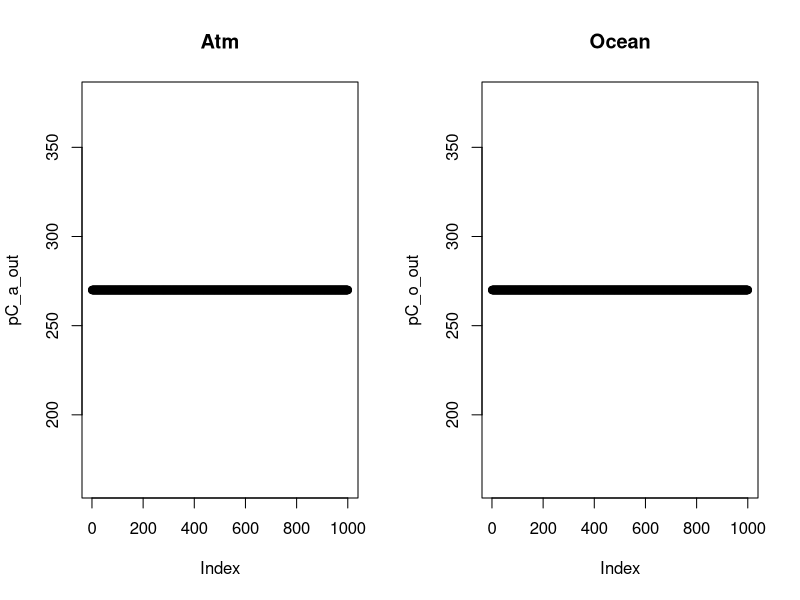

R code for this plot:
# 2-Box Model Atmosphere-Ocean

# Set parameters
lsim <- 1000 # length of simulation
# A_oc <- 3.6e+14
k_ex <- 60/270

buffer <- 100
gt2ppm <- 2.123   # conversion factor from GtC to ppmv

# 1000 GtC CO2 are emitted in year 100 into the atmosphere. 
# Plot the evolution of the atmospheric perturbation
# (in units of ppm) over the course of 1000 years.

eC <- array(0,c(lsim))

pC_a_out <- array(NA,c(lsim)) # This is the output variable for atmospheric CO2
pC_o_out <- array(NA,c(lsim)) # This is the output variable for oceanic CO2

# Initialize variables
pC_a <- 270
pC_o_init <- 270
C_o_init<- 5000 # initial ocean C-pool, in GtC
C_a  <- 270*gt2ppm
C_o <- C_o_init
pC_o <- pC_o_init

for (yr in seq(lsim)) {
  
  # Add emissions to atmosphere
  C_a <- C_a + eC[yr]
  
  # Update atmospheric CO2 partial pressure
  pC_a <- C_a/gt2ppm
  
  # Flux atmosphere -> ocean 
  f_ao <- k_ex*(pC_a - pC_o)
  
  # Update inventories
  C_a <- C_a - f_ao
  C_o <- C_o + f_ao
  
  # Update oceanic CO2 partial pressure. The partial 
  # pressure increase is scaled by the buffer factor
  pC_o <- pC_o_init + buffer*(C_o - C_o_init)/C_o_init*pC_o_init
  
  # Copy atmospheric C inventory of this year to output
  pC_a_out[yr] <- pC_a
  pC_o_out[yr] <- pC_o
  
}

par(mfrow=c(1,2))
plot(pC_a_out, main="Atm")
plot(pC_o_out, main= "Ocean")

#### Exercices ####
# Simulate and explain what happens to the system atm-ocean when there is a pulse emission of 200 GtC
# in year 100 in the atmosphere

# ----------------------------------------------------------------

# Simulate and explain what happens to the system atm-ocean when there is a step change in
# emissions (from 0 to 10 GtC/yr after yr 200)

# ----------------------------------------------------------------

# Simulate and explain what happens to our system when whe start with different 
# levels of C in our boxes

# ----------------------------------------------------------------
# Basic knowledge question: How is this related with the acidification
# of the oceans?

